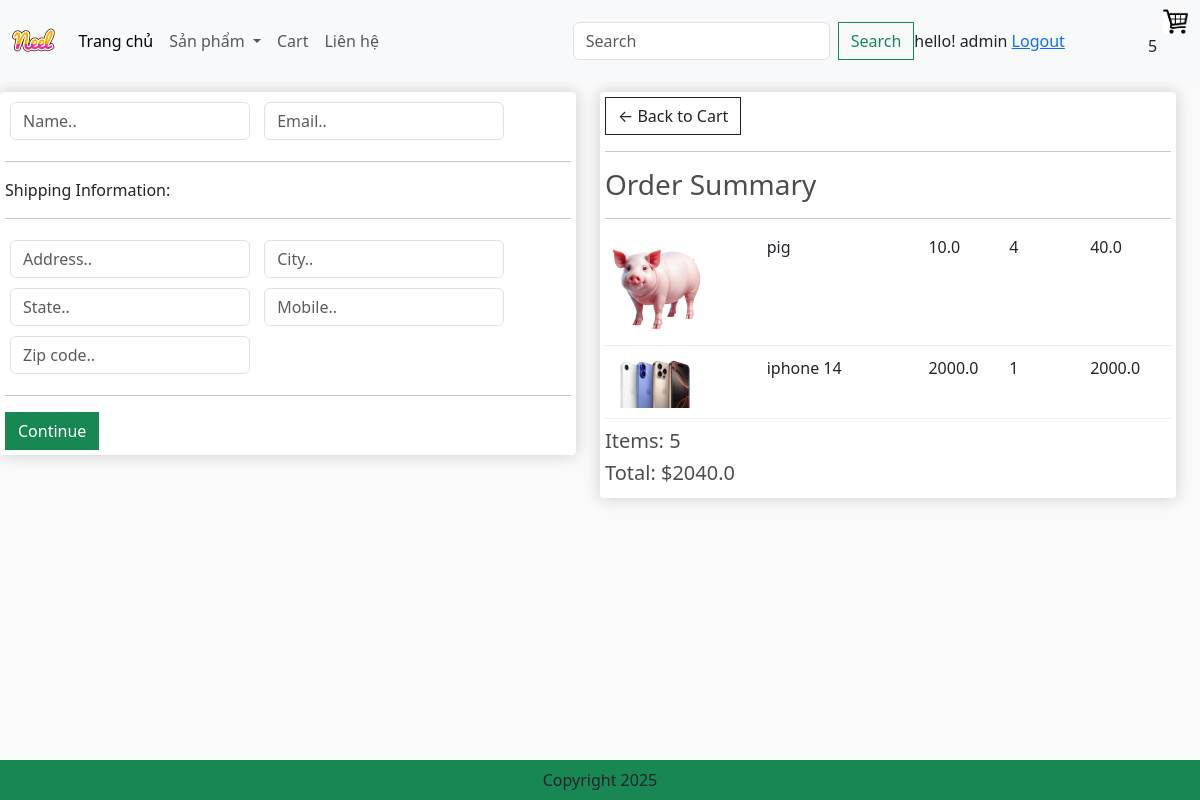
/checkout/ (signed in), run on an earlier commit of the app's database.
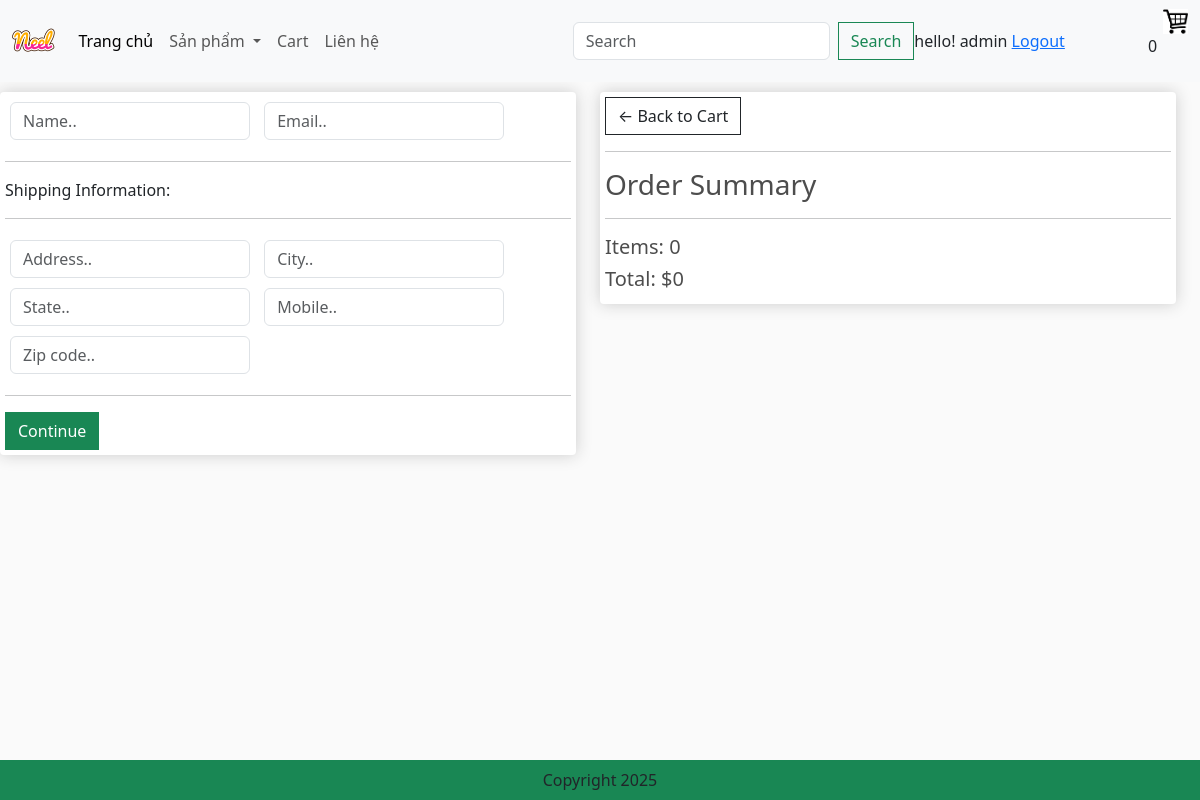
And on a later commit of the database.
### app/models.py (models this page shows, shortened)
class OrderItem(models.Model):
    product = models.ForeignKey(Product,on_delete=models.SET_NULL,blank=True,null=True)
    order = models.ForeignKey(Order,on_delete=models.SET_NULL,blank=True,null=True)
    quantity = models.IntegerField(default=0,null=True,blank=True)
    date_added = models.DateTimeField(auto_now_add=True)
    @property
    def get_total(self):
        total = self.product.price * self.quantity
        return total

class Product(models.Model):
    category = models.ManyToManyField(Category,related_name='product')
    name = models.CharField(max_length=200,null=True)
    price = models.FloatField()
    digital = models.BooleanField(default=False,null=True,blank=False)
    image = models.ImageField(null=True,blank=True)
    detail = models.TextField(null=True,blank=True)
    @property
    def ImageURL(self):
        try:
            url = self.image.url
        except:
            url = ''
        return url

class Order(models.Model):
    customer = models.ForeignKey(User,on_delete=models.SET_NULL,blank=True,null=True)
    date_order = models.DateTimeField(auto_now_add=True)
    complete = models.BooleanField(default=False,null=True,blank=False)
    transaction_id = models.CharField(max_length=200,null=True)
    @property
    def get_cart_items(self):
        orderitems = self.orderitem_set.all()
        total = sum([item.quantity for item in orderitems])
        return total
    def get_cart_total(self):
        orderitems = self.orderitem_set.all()
        total = sum([item.get_total for item in orderitems])
        return total

### app/views.py (the view)
# urls.py: path('checkout/', views.checkout, name="checkout"),
def checkout(request):
    if request.user.is_authenticated:
        customer = request.user
        order, created = Order.objects.get_or_create(customer = customer,complete=False)
        items = order.orderitem_set.all()
        cartItems = order.get_cart_items
        user_not_login = "hidden"
        user_login = "show"
    else:
        items = []
        order = {'get_cart_items':0, 'get_cart_total':0}
        cartItems = order.get_cart_items
        user_not_login = "show"
        user_login = "hidden"
    categories = Category.objects.filter(is_sub=False)
    context={'categories':categories,'items':items,'order':order,'cartItems':cartItems,'user_not_login':user_not_login,'user_login':user_login}
    return render(request, 'app/checkout.html',context)

### app/templates/app/checkout.html (shortened to what this page needs)
{% extends 'app/base.html' %}
{% load static %}
{% block content_checkout %}
     <div class="row" style='width:100%'>
		<div class="col-lg-6">
			<div class="box-element" id="form-wrapper">
				<form id="form">
					<div id="user-info">
						<div class="form-field">
							<input required class="form-control" type="text" name="name" placeholder="Name..">
						</div>
						<div class="form-field">
							<input required class="form-control" type="email" name="email" placeholder="Email..">
						</div>
					</div>
					<div id="shipping-info">
						<hr>
						<p>Shipping Information:</p>
						<hr>
						<div class="form-field">
							<input class="form-control" type="text" name="address" placeholder="Address..">
						</div>
						<div class="form-field">
							<input class="form-control" type="text" name="city" placeholder="City..">
						</div>
						<div class="form-field">
							<input class="form-control" type="text" name="state" placeholder="State..">
						</div>
						<div class="form-field">
							<input class="form-control" type="text" name="mobile" placeholder="Mobile..">
						</div>
						<div class="form-field">
							<input class="form-control" type="text" name="country" placeholder="Zip code..">
						</div>
					</div>
					<hr>
					<input id="form-button" class="btn btn-success btn-block" type="submit" value="Continue">
				</form>
			</div>
			<br>
		</div>
		<div class="col-lg-6">
			<div class="box-element">
				<a  class="btn btn-outline-dark" href="{% url 'cart' %}">&#x2190; Back to Cart</a>
				<hr>
				<h3>Order Summary</h3>
				<hr>
				{% for item in items  %}
				<div class="cart-row">
					<div style="flex:2"><img class="row-image" src="{{item.product.ImageURL}}"></div>
					<div style="flex:2"><p>{{item.product.name}}</p></div>
					<div style="flex:1"><p>{{item.product.price}}</p></div>
					<div style="flex:1"><p>{{item.quantity}}</p></div>
					<div style="flex:1"><p>{{item.get_total}}</p></div>
				</div>
				{% endfor %}
				<h5>Items: {{order.get_cart_items}}</h5>
				<h5>Total: ${{order.get_cart_total}}</h5>
			</div>
		</div>
	</div>
{% endblock content_checkout %}

### app/templates/app/base.html (shortened to what this page needs)
{% load static %}
<!DOCTYPE html>
<html>
    <head>
        <link href="https://cdn.jsdelivr.net/npm/bootstrap@5.3.6/dist/css/bootstrap.min.css" rel="stylesheet">
        <link href-"{% static 'app/css/style.css' %}" rel="stylesheet"/>
        <link href-"{% static 'app/css/owl.carousel.min.css' %}" rel="stylesheet"/>
        <link href-"{% static 'app/css/all.min.css' %}" rel="stylesheet"/>
        <link rel="stylesheet" type="text/css" href="{% static 'app/css/main.css' %}">
        <link rel="stylesheet" href="">
    </head>
    <body>
        <nav class="navbar navbar-expand-lg bg-body-tertiary">
            <div class="container-fluid">
                <a class="navbar-brand" href="{% url 'home' %}">
                    <img src=" {% static 'app/images/Neel.png' %} " with="50" height="50" />
                </a>
                <div class="collapse navbar-collapse" id="navbarSupportedContent">
                <ul class="navbar-nav me-auto mb-2 mb-lg-0">
                    <li class="nav-item">
                    <a class="nav-link active" aria-current="page" href="{% url 'home' %}">Trang chủ</a>
                    </li>
                    <li class="nav-item dropdown">
                    <a class="nav-link dropdown-toggle" href="#" role="button" data-bs-toggle="dropdown" aria-expanded="false">
                        Sản phẩm
                    </a>
                    </li>
                    <li class="nav-item">
                    <a class="nav-link" href="{% url 'cart' %}">Cart</a>
                    </li>
                    <li class="nav-item">
                    <a class="nav-link " href="#">Liên hệ</a>
                    </li>
                </ul>
                <form class="d-flex" role="search" method = POST action = "{% url 'search' %}">
                    <input class="form-control me-2" type="search" placeholder="Search" aria-label="Search" name="searched"/>
                    <button class="btn btn-outline-success" type="submit">Search</button>
                </form>
                </div>
                    <div class='form-inline my-2 my-lg-0' style = "visibility: {{user_login}}">
                        <span> hello! {{request.user}}</span>
                        <span><a href= "{% url 'logout' %}"> Logout</a></span>
                    </div>
                <div class='form-inline my-2 my-lg-0'>
                    <a href="{% url 'cart' %}"><img id ="cart-icon" src="{% static 'images/cart.png' %}"></a>
                    <p id='cart_total'>{{cartItems}}</p>
                </div>
            </div>
        </nav>
        {% block content_checkout %}{% endblock content_checkout %}
        <Footer class="container--fluid bg-success text-center fixed-bottom p-2 mt-5">
                Copyright 2025
        </footer>
    </body>
</html>

What changed in the data, as far as the page shows it:
removed OrderItem: product.ImageURL (picture), product.name "pig", product.price "10.0", quantity "4", get_total "40.0"
removed OrderItem: product.ImageURL (picture), product.name "iphone 14", product.price "2000.0", quantity "1", get_total "2000.0"
changed Order: get_cart_items "5" → "0"; get_cart_total "2040.0" → "0"
Also different on the page:
{{ cartItems }}: "5" → "0"
